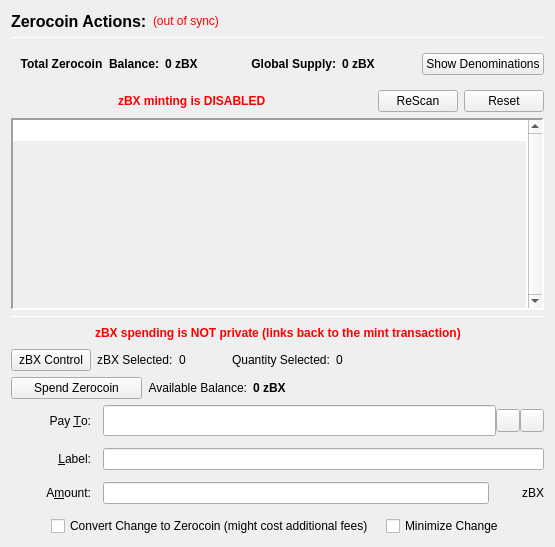
                  <widget class="QFrame" name="verticalFrameLeft">
                   <layout class="QVBoxLayout" name="verticalLayout_2">
                    <item>
                     <layout class="QVBoxLayout" name="verticalLayout_3">
                      <item>
                       <layout class="QHBoxLayout" name="horizontalLayout_3">
                        <item>
                         <widget class="QLabel" name="labelzBXActions">
                          <property name="font">
                           <font>
                            <pointsize>12</pointsize>
                            <weight>75</weight>
                            <bold>true</bold>
                           </font>
                          </property>
                          <property name="text">
                           <string>Zerocoin Actions:</string>
                          </property>
                          <property name="alignment">
                           <set>Qt::AlignLeading|Qt::AlignLeft|Qt::AlignVCenter</set>
                          </property>
                         </widget>
                        </item>
                        <item>
                         <widget class="QLabel" name="labelzBXSyncStatus">
                          <property name="toolTip">
                           <string>The displayed information may be out of date. Your wallet automatically synchronizes with the Bitx network after a connection is established, but this process has not completed yet.</string>
                          </property>
                          <property name="styleSheet">
                           <string notr="true">QLabel { color: red; }</string>
                          </property>
                          <property name="text">
                           <string notr="true">(out of sync)</string>
                          </property>
                          <property name="alignment">
                           <set>Qt::AlignLeading|Qt::AlignLeft|Qt::AlignVCenter</set>
                          </property>
                         </widget>
                        </item>
                        <item>
                         <spacer name="horizontalSpacer">
                          <property name="orientation">
                           <enum>Qt::Horizontal</enum>
                          </property>
                          <property name="sizeHint" stdset="0">
                           <size>
                            <width>40</width>
                            <height>20</height>
                           </size>
                          </property>
                         </spacer>
                        </item>
                       </layout>
                      </item>
                      <item>
                       <widget class="Line" name="lineUpperLeft">
                        <property name="minimumSize">
                         <size>
                          <width>0</width>
                          <height>1</height>
                         </size>
                        </property>
                        <property name="maximumSize">
                         <size>
                          <width>16777215</width>
                          <height>1</height>
                         </size>
                        </property>
                        <property name="frameShadow">
                         <enum>QFrame::Sunken</enum>
                        </property>
                        <property name="orientation">
                         <enum>Qt::Horizontal</enum>
                        </property>
                       </widget>
                      </item>
                      <item>
                       <widget class="QFrame" name="balanceSupplyFrame">
                        <layout class="QHBoxLayout" name="horizontalLayout_2" stretch="0,0,0,1,0">
                         <property name="rightMargin">
                          <number>0</number>
                         </property>
                         <item>
                          <layout class="QHBoxLayout" name="horizontalLayout_34">
                           <item>
                            <widget class="QLabel" name="labelzAvailableText_3">
                             <property name="font">
                              <font>
                               <weight>75</weight>
                               <bold>true</bold>
                              </font>
                             </property>
                             <property name="toolTip">
                              <string>Total Balance including unconfirmed and immature zBX</string>
                             </property>
                             <property name="text">
                              <string>Total Zerocoin  Balance:</string>
                             </property>
                             <property name="alignment">
                              <set>Qt::AlignRight|Qt::AlignTrailing|Qt::AlignVCenter</set>
                             </property>
                            </widget>
                           </item>
                           <item>
                            <widget class="QLabel" name="labelzAvailableAmount_4">
                             <property name="minimumSize">
                              <size>
                               <width>40</width>
                               <height>0</height>
                              </size>
                             </property>
                             <property name="font">
                              <font>
                               <weight>75</weight>
                               <bold>true</bold>
                              </font>
                             </property>
                             <property name="toolTip">
                              <string>Total Balance including unconfirmed and immature zBX</string>
                             </property>
                             <property name="text">
                              <string>0 zBX</string>
                             </property>
                             <property name="alignment">
                              <set>Qt::AlignLeading|Qt::AlignLeft|Qt::AlignVCenter</set>
                             </property>
                            </widget>
                           </item>
                          </layout>
                         </item>
                         <item>
                          <spacer name="horizontalSpacer_32">
                           <property name="orientation">
                            <enum>Qt::Horizontal</enum>
                           </property>
                           <property name="sizeHint" stdset="0">
                            <size>
                             <width>40</width>
                             <height>20</height>
                            </size>
                           </property>
                          </spacer>
                         </item>
                         <item>
                          <layout class="QHBoxLayout" name="horizontalLayout_35">
                           <item>
                            <widget class="QLabel" name="labelZsupplyText_2">
                             <property name="font">
                              <font>
                               <weight>75</weight>
                               <bold>true</bold>
                              </font>
                             </property>
                             <property name="text">
                              <string>Global Supply:</string>
                             </property>
                             <property name="alignment">
                              <set>Qt::AlignRight|Qt::AlignTrailing|Qt::AlignVCenter</set>
                             </property>
                            </widget>
                           </item>
                           <item>
                            <widget class="QLabel" name="labelZsupplyAmount_2">
                             <property name="font">
                              <font>
                               <weight>75</weight>
                               <bold>true</bold>
                              </font>
                             </property>
                             <property name="text">
                              <string>0 zBX</string>
                             </property>
                            </widget>
                           </item>
                          </layout>
                         </item>
                         <item>
                          <spacer name="horizontalSpacer_31">
                           <property name="orientation">
                            <enum>Qt::Horizontal</enum>
                           </property>
                           <property name="sizeHint" stdset="0">
                            <size>
                             <width>40</width>
                             <height>20</height>
                            </size>
                           </property>
                          </spacer>
                         </item>
                         <item>
                          <widget class="QPushButton" name="pushButtonShowDenoms">
                           <property name="toolTip">
                            <string>Show zBX denominations list</string>
                           </property>
                           <property name="text">
                            <string>Show Denominations</string>
                           </property>
                          </widget>
                         </item>
                        </layout>
                       </widget>
                      </item>
                      <item>
                       <layout class="QHBoxLayout" name="horizontalLayout_4">
                        <item>
                         <spacer name="horizontalSpacer_2">
                          <property name="orientation">
                           <enum>Qt::Horizontal</enum>
                          </property>
                          <property name="sizeHint" stdset="0">
                           <size>
                            <width>40</width>
                            <height>20</height>
                           </size>
                          </property>
                         </spacer>
                        </item>
                        <item>
                         <widget class="QLabel" name="label">
                          <property name="styleSheet">
                           <string notr="true">color: red;
font-weight: bold;</string>
                          </property>
                          <property name="text">
                           <string>zBX minting is DISABLED</string>
                          </property>
                         </widget>
                        </item>
                        <item>
                         <spacer name="horizontalSpacer_3">
                          <property name="orientation">
                           <enum>Qt::Horizontal</enum>
                          </property>
                          <property name="sizeHint" stdset="0">
                           <size>
                            <width>40</width>
                            <height>20</height>
                           </size>
                          </property>
                         </spacer>
                        </item>
                        <item>
                         <widget class="QPushButton" name="pushButtonMintReset">
                          <property name="maximumSize">
                           <size>
                            <width>80</width>
                            <height>16777215</height>
                           </size>
                          </property>
                          <property name="toolTip">
                           <string>Rescan the complete blockchain for  Zerocoin mints and their meta-data.</string>
                          </property>
                          <property name="text">
                           <string>ReScan</string>
                          </property>
                         </widget>
                        </item>
                        <item>
                         <widget class="QPushButton" name="pushButtonSpentReset">
                          <property name="maximumSize">
                           <size>
                            <width>80</width>
                            <height>16777215</height>
                           </size>
                          </property>
                          <property name="toolTip">
                           <string>Reset Zerocoin Wallet DB. Deletes transactions that did not make it into the blockchain.</string>
                          </property>
                          <property name="text">
                           <string>Reset</string>
                          </property>
                         </widget>
                        </item>
                       </layout>
                      </item>
                      <item>
                       <widget class="QPlainTextEdit" name="TEMintStatus">
                        <property name="font">
                         <font>
                          <pointsize>8</pointsize>
                         </font>
                        </property>
                        <property name="toolTip">
                         <string>Status and/or Mesages from the last Mint Action.</string>
                        </property>
                        <property name="frameShape">
                         <enum>QFrame::Panel</enum>
                        </property>
                        <property name="frameShadow">
                         <enum>QFrame::Sunken</enum>
                        </property>
                        <property name="lineWidth">
                         <number>2</number>
                        </property>
                        <property name="midLineWidth">
                         <number>2</number>
                        </property>
                        <property name="verticalScrollBarPolicy">
                         <enum>Qt::ScrollBarAlwaysOn</enum>
                        </property>
                        <property name="horizontalScrollBarPolicy">
                         <enum>Qt::ScrollBarAlwaysOff</enum>
                        </property>
                        <property name="readOnly">
                         <bool>true</bool>
                        </property>
                        <property name="plainText">
                         <string notr="true"/>
                        </property>
                        <property name="backgroundVisible">
                         <bool>true</bool>
                        </property>
                       </widget>
                      </item>
                      <item>
                       <widget class="Line" name="line">
                        <property name="minimumSize">
                         <size>
                          <width>0</width>
                          <height>1</height>
                         </size>
                        </property>
                        <property name="maximumSize">
                         <size>
                          <width>16777215</width>
                          <height>1</height>
                         </size>
                        </property>
                        <property name="orientation">
                         <enum>Qt::Horizontal</enum>
                        </property>
                       </widget>
                      </item>
                      <item>
                       <layout class="QHBoxLayout" name="horizontalLayout_7">
                        <item>
                         <spacer name="horizontalSpacer_18">
                          <property name="orientation">
                           <enum>Qt::Horizontal</enum>
                          </property>
                          <property name="sizeHint" stdset="0">
                           <size>
                            <width>40</width>
                            <height>20</height>
                           </size>
                          </property>
                         </spacer>
                        </item>
                        <item>
                         <widget class="QLabel" name="label_2">
                          <property name="styleSheet">
                           <string notr="true">color: red;
font-weight: bold;</string>
                          </property>
                          <property name="text">
                           <string>zBX spending is NOT private (links back to the mint transaction)</string>
                          </property>
                         </widget>
                        </item>
                        <item>
                         <spacer name="horizontalSpacer_30">
                          <property name="orientation">
                           <enum>Qt::Horizontal</enum>
                          </property>
                          <property name="sizeHint" stdset="0">
                           <size>
                            <width>40</width>
                            <height>20</height>
                           </size>
                          </property>
                         </spacer>
                        </item>
                       </layout>
                      </item>
                      <item>
                       <layout class="QHBoxLayout" name="horizontalLayout_24">
                        <property name="leftMargin">
                         <number>0</number>
                        </property>
                        <property name="bottomMargin">
                         <number>0</number>
                        </property>
                        <item>
                         <widget class="QPushButton" name="pushButtonZPivControl">
                          <property name="text">
                           <string>zBX Control</string>
                          </property>
                         </widget>
                        </item>
                        <item>
                         <widget class="QLabel" name="labelzPivSelected">
                          <property name="text">
                           <string>zBX Selected:</string>
                          </property>
                         </widget>
                        </item>
                        <item>
                         <widget class="QLabel" name="labelzPivSelected_int">
                          <property name="text">
                           <string>0</string>
                          </property>
                         </widget>
                        </item>
                        <item>
                         <spacer name="horizontalSpacer_17">
                          <property name="orientation">
                           <enum>Qt::Horizontal</enum>
                          </property>
                          <property name="sizeType">
                           <enum>QSizePolicy::Fixed</enum>
                          </property>
                          <property name="sizeHint" stdset="0">
                           <size>
                            <width>40</width>
                            <height>20</height>
                           </size>
                          </property>
                         </spacer>
                        </item>
                        <item>
                         <widget class="QLabel" name="labelQuantitySelected">
                          <property name="text">
                           <string>Quantity Selected:</string>
                          </property>
                         </widget>
                        </item>
                        <item>
                         <widget class="QLabel" name="labelQuantitySelected_int">
                          <property name="text">
                           <string>0</string>
                          </property>
                         </widget>
                        </item>
                        <item>
                         <spacer name="horizontalSpacer_19">
                          <property name="orientation">
                           <enum>Qt::Horizontal</enum>
                          </property>
                          <property name="sizeHint" stdset="0">
                           <size>
                            <width>40</width>
                            <height>20</height>
                           </size>
                          </property>
                         </spacer>
                        </item>
                       </layout>
                      </item>
                      <item>
                       <layout class="QHBoxLayout" name="horizontalLayout_6">
                        <item>
                         <widget class="QPushButton" name="pushButtonSpendzBX">
                          <property name="minimumSize">
                           <size>
                            <width>131</width>
                            <height>0</height>
                           </size>
                          </property>
                          <property name="toolTip">
                           <string>Spend Zerocoin. Without 'Pay To:' address creates payments to yourself.</string>
                          </property>
                          <property name="text">
                           <string>Spend Zerocoin</string>
                          </property>
                         </widget>
                        </item>
                        <item>
                         <widget class="QLabel" name="labelzBXBalanceText">
                          <property name="toolTip">
                           <string>Available (mature and spendable) zBX for spending</string>
                          </property>
                          <property name="text">
                           <string>Available Balance:</string>
                          </property>
                          <property name="alignment">
                           <set>Qt::AlignRight|Qt::AlignTrailing|Qt::AlignVCenter</set>
                          </property>
                         </widget>
                        </item>
                        <item>
                         <widget class="QLabel" name="labelzAvailableAmount_2">
                          <property name="font">
                           <font>
                            <weight>75</weight>
                            <bold>true</bold>
                           </font>
                          </property>
                          <property name="toolTip">
                           <string>Available (mature and spendable) zBX for spending

zBX are mature when they have more than 20 confirmations AND more than 2 mints of the same denomination after them were minted</string>
                          </property>
                          <property name="text">
                           <string>0 zBX</string>
                          </property>
                          <property name="alignment">
                           <set>Qt::AlignLeading|Qt::AlignLeft|Qt::AlignVCenter</set>
                          </property>
                         </widget>
                        </item>
                        <item>
                         <spacer name="horizontalSpacer_4">
                          <property name="orientation">
                           <enum>Qt::Horizontal</enum>
                          </property>
                          <property name="sizeHint" stdset="0">
                           <size>
                            <width>40</width>
                            <height>20</height>
                           </size>
                          </property>
                         </spacer>
                        </item>
                       </layout>
                      </item>
                      <item>
                       <layout class="QGridLayout" name="gridLayout_7">
                        <property name="spacing">
                         <number>12</number>
                        </property>
                        <item row="0" column="0">
                         <widget class="QLabel" name="payToLabel">
                          <property name="minimumSize">
                           <size>
                            <width>80</width>
                            <height>0</height>
                           </size>
                          </property>
                          <property name="text">
                           <string>Pay &amp;To:</string>
                          </property>
                          <property name="alignment">
                           <set>Qt::AlignRight|Qt::AlignTrailing|Qt::AlignVCenter</set>
                          </property>
                          <property name="buddy">
                           <cstring>payTo</cstring>
                          </property>
                         </widget>
                        </item>
                        <item row="0" column="1">
                         <layout class="QHBoxLayout" name="payToLayout">
                          <property name="spacing">
                           <number>0</number>
                          </property>
                          <item>
                           <widget class="QValidatedLineEdit" name="payTo">
                            <property name="enabled">
                             <bool>true</bool>
                            </property>
                            <property name="minimumSize">
                             <size>
                              <width>0</width>
                              <height>31</height>
                             </size>
                            </property>
                            <property name="toolTip">
                             <string>The Bitx address to send the payment to. Creates local payment to yourself when empty.</string>
                            </property>
                           </widget>
                          </item>
                          <item>
                           <widget class="QToolButton" name="addressBookButton">
                            <property name="toolTip">
                             <string>Choose previously used address</string>
                            </property>
                            <property name="text">
                             <string/>
                            </property>
                            <property name="icon">
                             <iconset resource="../bitx.qrc">
                              <normaloff>:/icons/address-book</normaloff>:/icons/address-book</iconset>
                            </property>
                            <property name="shortcut">
                             <string>Alt+A</string>
                            </property>
                           </widget>
                          </item>
                          <item>
                           <widget class="QToolButton" name="pasteButton">
                            <property name="toolTip">
                             <string>Paste address from clipboard</string>
                            </property>
                            <property name="text">
                             <string/>
                            </property>
                            <property name="icon">
                             <iconset resource="../bitx.qrc">
                              <normaloff>:/icons/editpaste</normaloff>:/icons/editpaste</iconset>
                            </property>
                            <property name="shortcut">
                             <string>Alt+P</string>
                            </property>
                           </widget>
                          </item>
                         </layout>
                        </item>
                        <item row="1" column="0">
                         <widget class="QLabel" name="labelLabel">
                          <property name="minimumSize">
                           <size>
                            <width>80</width>
                            <height>0</height>
                           </size>
                          </property>
                          <property name="text">
                           <string>&amp;Label:</string>
                          </property>
                          <property name="alignment">
                           <set>Qt::AlignRight|Qt::AlignTrailing|Qt::AlignVCenter</set>
                          </property>
                          <property name="buddy">
                           <cstring>addAsLabel</cstring>
                          </property>
                         </widget>
                        </item>
                        <item row="1" column="1">
                         <widget class="QLineEdit" name="addAsLabel">
                          <property name="toolTip">
                           <string>Enter a label for this address to add it to the list of used addresses</string>
                          </property>
                         </widget>
                        </item>
                        <item row="2" column="0">
                         <widget class="QLabel" name="amountLabel">
                          <property name="minimumSize">
                           <size>
                            <width>80</width>
                            <height>0</height>
                           </size>
                          </property>
                          <property name="text">
                           <string>A&amp;mount:</string>
                          </property>
                          <property name="alignment">
                           <set>Qt::AlignRight|Qt::AlignTrailing|Qt::AlignVCenter</set>
                          </property>
                          <property name="buddy">
                           <cstring>zBXpayAmount</cstring>
                          </property>
                         </widget>
                        </item>
                        <item row="2" column="1">
                         <layout class="QHBoxLayout" name="horizontalLayout_9">
                          <property name="spacing">
                           <number>0</number>
                          </property>
                          <item>
                           <widget class="QLineEdit" name="zBXpayAmount"/>
                          </item>
                          <item>
                           <widget class="QLabel" name="labelzBX">
                            <property name="minimumSize">
                             <size>
                              <width>55</width>
                              <height>0</height>
                             </size>
                            </property>
                            <property name="text">
                             <string>zBX</string>
                            </property>
                            <property name="alignment">
                             <set>Qt::AlignRight|Qt::AlignTrailing|Qt::AlignVCenter</set>
                            </property>
                           </widget>
                          </item>
                         </layout>
                        </item>
                        <item row="3" column="0" colspan="2">
                         <layout class="QHBoxLayout" name="horizontalLayout_10">
                          <item>
                           <spacer name="horizontalSpacer_5">
                            <property name="orientation">
                             <enum>Qt::Horizontal</enum>
                            </property>
                            <property name="sizeHint" stdset="0">
                             <size>
                              <width>40</width>
                              <height>20</height>
                             </size>
                            </property>
                           </spacer>
                          </item>
                          <item>
                           <widget class="QCheckBox" name="checkBoxMintChange">
                            <property name="sizePolicy">
                             <sizepolicy hsizetype="MinimumExpanding" vsizetype="Fixed">
                              <horstretch>0</horstretch>
                              <verstretch>0</verstretch>
                             </sizepolicy>
                            </property>
                            <property name="layoutDirection">
                             <enum>Qt::LeftToRight</enum>
                            </property>
                            <property name="text">
                             <string>Convert Change to Zerocoin (might cost additional fees)</string>
                            </property>
                           </widget>
                          </item>
                          <item>
                           <widget class="QCheckBox" name="checkBoxMinimizeChange">
                            <property name="toolTip">
                             <string>If checked, the wallet tries to minimize the returning change instead of minimizing the number of spent denominations.</string>
                            </property>
                            <property name="text">
                             <string>Minimize Change</string>
                            </property>
                           </widget>
                          </item>
                          <item>
                           <spacer name="horizontalSpacer_6">
                            <property name="orientation">
                             <enum>Qt::Horizontal</enum>
                            </property>
                            <property name="sizeHint" stdset="0">
                             <size>
                              <width>40</width>
                              <height>20</height>
                             </size>
                            </property>
                           </spacer>
                          </item>
                         </layout>
                        </item>
                       </layout>
                      </item>
                     </layout>
                    </item>
                   </layout>
                  </widget>
